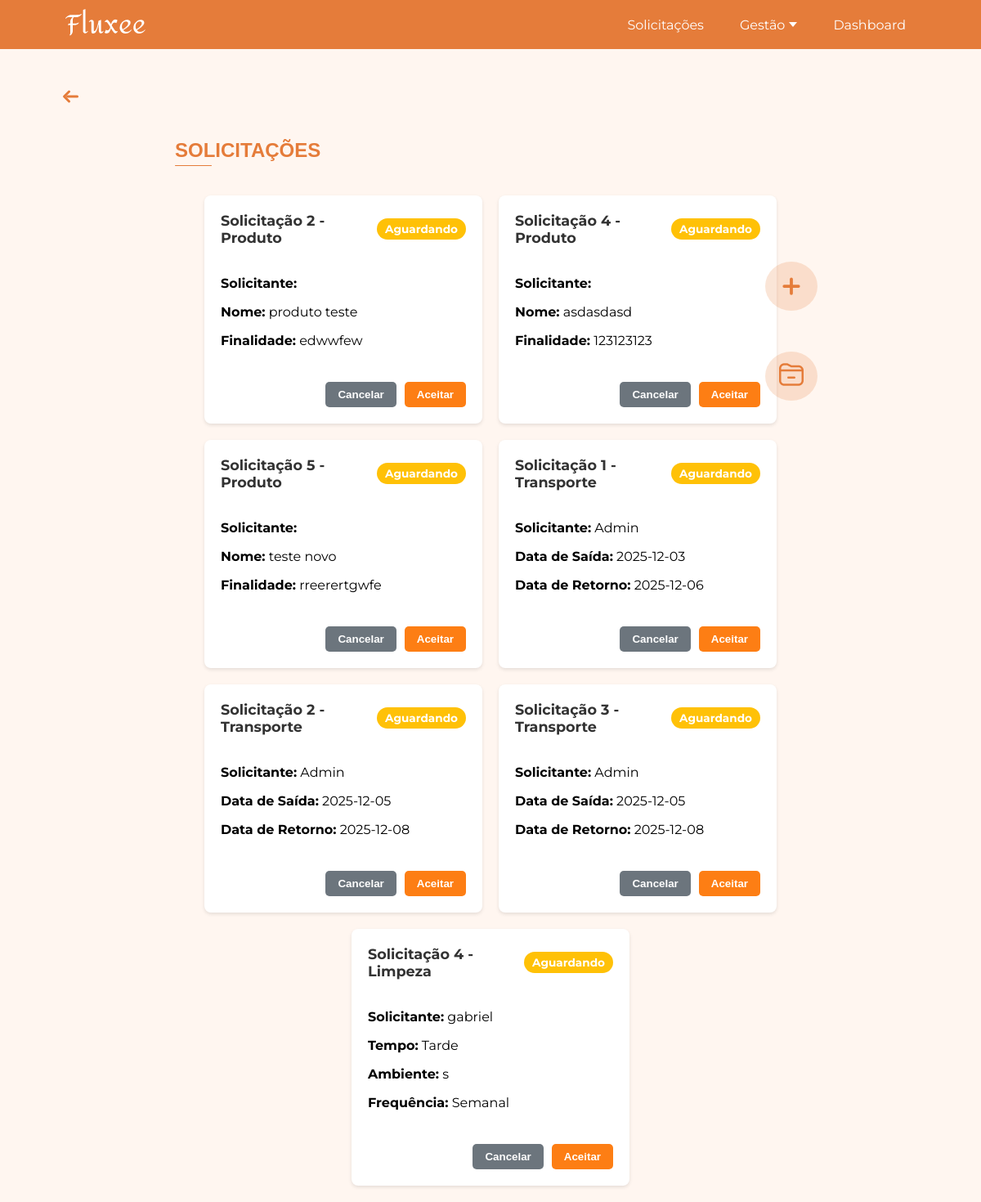
/solicitacoes/ (signed in), run on the app's committed database.
### app/models.py (models this page shows, shortened)
class Solicitacao(db.Model):
    __tablename__ = 'solicitacao'
    id = db.Column(db.Integer, primary_key=True)
    nome = db.Column(db.String(200), nullable=False)
    disciplina_id = db.Column(db.Integer, db.ForeignKey('disciplina.id'), nullable=True)
    disciplina = db.relationship('Disciplina', backref=db.backref('solicitacoes', lazy=True))
    user_id = db.Column(db.Integer, db.ForeignKey('user.id'), nullable=False)
    user = db.relationship('User', backref=db.backref('solicitacoes', lazy=True))
    produto_id = db.Column(db.Integer, db.ForeignKey("produto.id"))
    produto = db.relationship('Produto', backref='solicitacoes', lazy=True)
    quantidade = db.Column(db.Integer)
    data_limite = db.Column(db.Date)
    finalidade = db.Column(db.Text)
    status = db.Column(db.String(50), nullable=False, default="Aguardando")

class SolicitacaoTransporte(db.Model):
    __tablename__ = 'solicitacao_transporte'
    id = db.Column(db.Integer, primary_key=True)
    solicitante = db.Column(db.String(200))
    servico_id = db.Column(db.Integer, db.ForeignKey('services.id'), nullable=True)
    data_saida = db.Column(db.String)
    data_retorno = db.Column(db.String)
    quantidade_de_onibus = db.Column(db.Integer)
    horario_de_saida = db.Column(db.String)
    horario_de_chegada = db.Column(db.String)
    status = db.Column(db.String(50), nullable=False, default="Aguardando")

class SolicitacaoLimpeza(db.Model):
    __tablename__ = 'solicitacao_limpeza'
    id = db.Column(db.Integer, primary_key=True)
    solicitante = db.Column(db.String(200))
    servico_id = db.Column(db.Integer, db.ForeignKey('services.id'), nullable=True)
    tempo = db.Column(db.String)
    ambiente = db.Column(db.String)
    frequencia = db.Column(db.String)
    status = db.Column(db.String(50), nullable=False, default="Aguardando")

### app/view.py (the view, shortened to what this page needs)
@app.route('/solicitacoes/')
@login_required
def solicitacoes():
    if current_user.tipo_usuario == "admin":
        solicitacoes_produto_models = Solicitacao.query.options(
            db.joinedload(Solicitacao.disciplina),
            db.joinedload(Solicitacao.produto)
        ).filter_by(status="Aguardando").all()
        solicitacoes_produto_dto = [
            SolicitacaoProdutoDTO(
                id=s.id,
                nome=s.nome,
                disciplina_nome=s.disciplina.nome if s.disciplina else "N/A",
                produto_nome=s.produto.nome if s.produto else "N/A",
                quantidade=s.quantidade,
                data_limite=s.data_limite,
                finalidade=s.finalidade,
                status=s.status
            ) for s in solicitacoes_produto_models
        ]
        solicitacoes_transporte_models = SolicitacaoTransporte.query.filter_by(status="Aguardando").all()
        solicitacoes_transporte_dto = [
            SolicitacaoTransporteDTO(
                id=s.id,
                solicitante=s.solicitante,
                servico_id=s.servico_id,
                data_saida=s.data_saida,
                data_retorno=s.data_retorno,
                quantidade_de_onibus=s.quantidade_de_onibus,
                horario_de_saida=s.horario_de_saida,
                horario_de_chegada=s.horario_de_chegada,
                status=s.status
            ) for s in solicitacoes_transporte_models
        ]
        solicitacoes_seguranca_models = SolicitacaoSeguranca.query.filter_by(status="Aguardando").all()
        solicitacoes_seguranca_dto = [
            SolicitacaoSegurancaDTO(
                id=s.id,
                solicitante=s.solicitante,
                servico_id=s.servico_id,
                data_inicio=s.data_inicio,
                area_atuacao=s.area_atuacao,
                turno=s.turno,
                status=s.status
            ) for s in solicitacoes_seguranca_models
        ]
        solicitacoes_limpeza_models = SolicitacaoLimpeza.query.filter_by(status="Aguardando").all()
        solicitacoes_limpeza_dto = [
            SolicitacaoLimpezaDTO(
                id=s.id,
                solicitante=s.solicitante,
                servico_id=s.servico_id,
                tempo=s.tempo,
                ambiente=s.ambiente,
                frequencia=s.frequencia,
                status=s.status
            ) for s in solicitacoes_limpeza_models
        ]
        solicitacoes = solicitacoes_produto_dto + solicitacoes_transporte_dto + solicitacoes_seguranca_dto + solicitacoes_limpeza_dto
    return render_template(
        'solicitacoes.html',
        solicitacoes=solicitacoes
    )

### app/models.py (called while the page is built)
@login_manager.user_loader
def load_user(user_id):
    return User.query.get(int(user_id))

### app/templates/solicitacoes.html (shortened to what this page needs)
<!DOCTYPE html>
<html lang="pt-BR">
<head>
    <link rel="stylesheet" href="{{ url_for('static', filename='css/home.css') }}">
    <link rel="stylesheet" href="{{ url_for('static', filename='css/solicitacoes.css') }}">
</head>
<body>
    {% include 'componentes/alertas/alerta_sucesso.html' %}
    {% include 'componentes/header/header.html' %}
    {% with texto="SOLICITAÇÕES" %}
        {% include 'componentes/titulos/titulo.html' %}
    {% endwith %}
    <div class="gestao-botao">
        {% include 'componentes/botoes/botao_gestao_add_solicitacao.html' %}
    </div>
    {% if current_user.tipo_usuario == 'admin' %}
    <div style="margin-left: 80vw;" class="link-arquivados">
        <a href="{{ url_for('solicitacoes_arquivadas') }}">
            <img src="{{ url_for('static', filename='images/arquivar.png') }}" alt="Arquivados">
        </a>
    </div>
    {% endif %}
    <div class="solicitacoes-container">
        {% for solicitacao in solicitacoes %}
            {% include 'componentes/cards/card_solicitacao.html' %}
        {% else %}
            <p>Nenhuma solicitação encontrada.</p>
        {% endfor %}
    </div>
</body>
</html>

### app/templates/componentes/cards/card_solicitacao.html
<div class="solicitacao-card">
    <div class="header">
        <span class="id-solicitacao">Solicitação {{ solicitacao.id }} - {{ solicitacao.categoria }}</span>
        <span class="status {{ solicitacao.status | lower }}">{{ solicitacao.status }}</span>
    </div>
    <div class="content">
        <p><strong>Solicitante:</strong> {{ solicitacao.solicitante }}</p>
        {% if solicitacao.categoria == "Transporte" %}
            <p><strong>Data de Saída:</strong> {{ solicitacao.data_saida }}</p>
            <p><strong>Data de Retorno:</strong> {{ solicitacao.data_retorno }}</p>
        {% elif solicitacao.categoria == "Limpeza" %}
            <p><strong>Tempo:</strong> {{ solicitacao.tempo }}</p>
            <p><strong>Ambiente:</strong> {{ solicitacao.ambiente }}</p>
            <p><strong>Frequência:</strong> {{ solicitacao.frequencia }}</p>
        {% elif solicitacao.categoria == "Segurança" %}
            <p><strong>Data de Início:</strong> {{ solicitacao.data_inicio }}</p>
            <p><strong>Área de Atuação:</strong> {{ solicitacao.area_atuacao }}</p>
            <p><strong>Turno:</strong> {{ solicitacao.turno }}</p>
        {% elif solicitacao.categoria == "Produto" %}
            <p><strong>Nome:</strong> {{ solicitacao.nome }}</p>
            <p><strong>Finalidade:</strong> {{ solicitacao.finalidade }}</p>
        {% endif %}
    </div>
    <div class="actions">
        {% if current_user.tipo_usuario == 'admin' %}
            {% if solicitacao.status != "Concluido" and solicitacao.status != "Cancelado" %}
            <button type="button" class="btn-cancelar open-confirmation-modal"
                    data-solicitacao-id="{{ solicitacao.id }}"
                    data-solicitacao-categoria="{{ solicitacao.categoria }}"
                    data-new-status="Cancelado"
                    data-confirmation-message="Tem certeza que deseja cancelar esta solicitação (ID: {{ solicitacao.id }})?">
                Cancelar
            </button>
            <button type="button" class="btn-aceitar open-confirmation-modal"
                    data-solicitacao-id="{{ solicitacao.id }}"
                    data-solicitacao-categoria="{{ solicitacao.categoria }}"
                    data-new-status="Concluido"
                    data-confirmation-message="Tem certeza que deseja aceitar esta solicitação (ID: {{ solicitacao.id }})?">
                Aceitar
            </button>
            {% endif %}
        {% endif %}
    </div>
</div>

### app/static/css/home.css (style rules this page uses)
html, body { margin: 0; padding: 0; font-family: 'Montserrat', Arial, sans-serif; background-color: #FFF6F0; }
.gestao-botao { display: flex; align-items: flex-start; }

### app/static/css/solicitacoes.css (style rules this page uses)
.solicitacoes-container { width: 80%; margin-inline: auto ; display: flex; flex-wrap: wrap; gap: 20px; padding: 20px; justify-content: center; }
.solicitacao-card { background-color: #fff; border-radius: 8px; box-shadow: 0 2px 4px rgba(0, 0, 0, 0.1); width: 300px; padding: 20px; display: flex; flex-direction: column; gap: 10px; }
.solicitacao-card .header { display: flex; justify-content: space-between; align-items: center; margin-bottom: 10px; }
.solicitacao-card .id-solicitacao { font-size: 1.1em; font-weight: bold; color: #333; }
.solicitacao-card .status { padding: 5px 10px; border-radius: 20px; font-size: 0.85em; font-weight: bold; color: #fff; }
.solicitacao-card .status.aguardando { background-color: #ffc107; }
.solicitacao-card .content { margin-bottom: 15px; }
.solicitacao-card .actions { display: flex; justify-content: flex-end; gap: 10px; margin-top: auto; }
.solicitacao-card .btn-cancelar, .solicitacao-card .btn-aceitar { padding: 8px 15px; border: none; border-radius: 5px; cursor: pointer; font-weight: bold; transition: background-color 0.2s ease; }
.solicitacao-card .btn-cancelar { background-color: #6c757d; color: #fff; }
.solicitacao-card .btn-aceitar { background-color: #fd7e14; color: #fff; }
.link-arquivados { display: flex; align-items: center; justify-content: center; width: 64px; height: 60px; border-radius: 50%; background-color: rgba(229, 124, 58, 0.2); text-decoration: none; cursor: pointer; transition: transform 0.2s ease, box-shadow 0.2s ease; position: fixed; right: 150px; top: 430px; z-index: 1000; }
@media (max-width: 2100px) { .link-arquivados { right: 80px; top: 430px; } }
@media (max-width: 1400px) { .link-arquivados { position: fixed; top: 430px; right: 200px; z-index: 2000; transform: none; } }

### data on the page
Solicitacao: id "2", categoria "Produto", status "Aguardando", nome "produto teste", finalidade "edwwfew"
Solicitacao: status "Aguardando", nome "asdasdasd", finalidade "123123123"
Solicitacao: status "Aguardando", nome "teste novo", finalidade "rreerertgwfe"
SolicitacaoTransporte: id "1", categoria "Transporte", status "Aguardando", solicitante "Admin", data_saida "2025-12-03", data_retorno "2025-12-06"
SolicitacaoTransporte: id "2", categoria "Transporte", status "Aguardando", solicitante "Admin", data_saida "2025-12-05", data_retorno "2025-12-08"
SolicitacaoTransporte: id "3", categoria "Transporte", status "Aguardando", solicitante "Admin", data_saida "2025-12-05", data_retorno "2025-12-08"
SolicitacaoLimpeza: id "4", categoria "Limpeza", status "Aguardando", solicitante "gabriel", tempo "Tarde", ambiente "s", frequencia "Semanal"

### other printed values
{{ texto }} "SOLICITAÇÕES"
{{ solicitacao.id }} "4" "5"
{{ solicitacao.categoria }} "Produto" "Produto"
